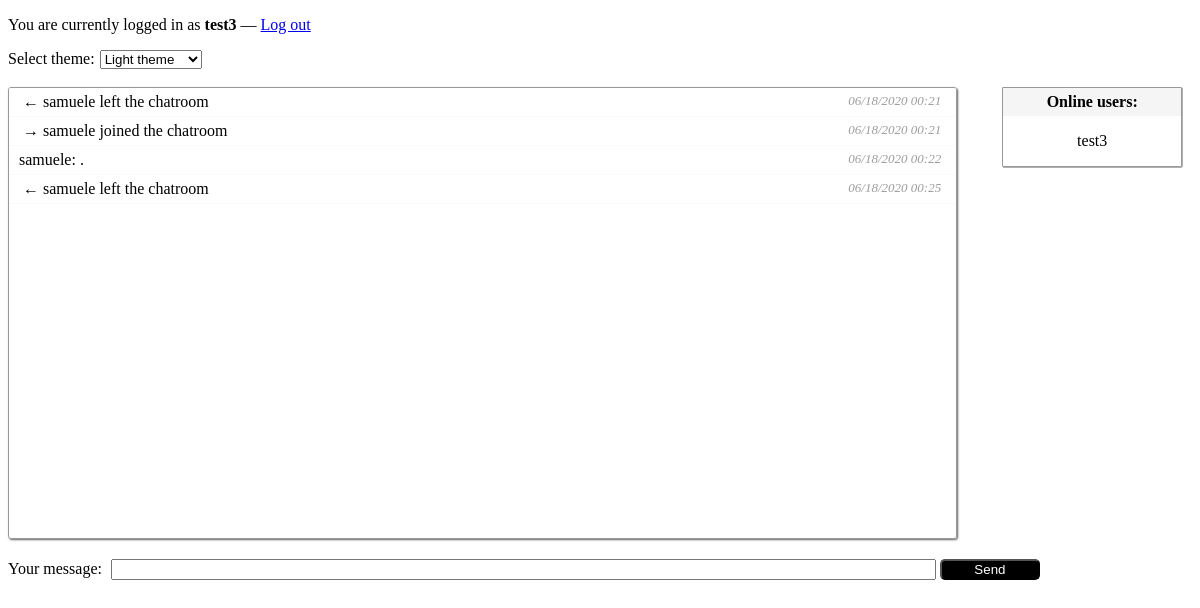
The page /chat/ (signed in) on the database its author committed.
### chat/models.py (models this page shows, shortened)
class Message(models.Model):
	sent_by = models.ForeignKey(User, on_delete=models.CASCADE)
	msg_text = models.TextField()
	timestamp = models.DateTimeField(default=timezone.now) #auto_now_add=True
	is_system_message = models.BooleanField(default=False)
	is_server_message = models.BooleanField(default=False)

class Profile(models.Model):
	of_user = models.ForeignKey(User, on_delete=models.CASCADE)
	selected_colorset = models.ForeignKey(Colorset, on_delete=models.CASCADE, default=1)
	is_online = models.BooleanField(default=False)
	just_left = models.BooleanField(default=False)
	def __str__(self):
		return self.of_user.username

### chat/views.py (the view)
# urls.py: path('', views.chatroom, name='index'),
@login_required
def chatroom(request):
  today = timezone.now().date()
  try:
    colorset = Profile.objects.get(of_user = request.user.pk).selected_colorset
  except Profile.DoesNotExist:
    colorset = Colorset.objects.get(pk=defaultColorSetId).filename
    profile = Profile()
    profile.of_user = request.user
    profile.selected_colorset = Colorset.objects.get(pk=1)
    profile.save()
  colorset_selection = ColorsetForm(initial={'selection': colorset.pk})
  messages = Message.objects.all() #.order_by('timestamp')[:10]
  this_user = Profile.objects.get(of_user=request.user)
  this_user.is_online = True
  this_user.save()
  online_users = Profile.objects.filter(is_online=True)
  return render(request, "chat/chatroom.html", {'messages': messages, 'colorform': colorset_selection, 'today': today, 'colorset': colorset.filename, 'online_users': online_users})

### chat/forms.py
class ColorsetForm(forms.Form):
	selection = forms.ModelChoiceField(label="Select theme", widget=forms.Select(attrs={'style': 'margin-left: 5px', 'onchange': 'this.form.submit()'}), queryset=Colorset.objects.all(), empty_label=None)

### chat/models.py (called while the page is built)
	def __str__(self):
		return self.name

### chat/templates/chat/chatroom.html (shortened to what this page needs)
<!DOCTYPE html>
<html>
	<head>
		{% load static %}
		<link rel="stylesheet" type="text/css" href="{% static 'chat/style.css' %}">
		<link rel="stylesheet" type="text/css" href="{% static colorset %}">
	</head>
	<body>
		<p>You are currently logged in as <b>{{ request.user.username }}</b> &mdash; <a href="/accounts/logout">Log out</a></p>
		<form action="set_theme" method="post">
			{{ colorform.as_table }}
		</form><br />
		<div id="chat_container">
			{% for message in messages %}
					 {% if message.sent_by.pk == request.user.pk %}
					 	<span class="msg your_msg">
					 {% else %}
						<span class="msg others_msg">
					 {% endif %}
					 {% if message.is_server_message == False %}
						 {% if message.is_system_message == True %}
						 	<span class="sys_msg">
							{% if message.msg_text == " joined the chatroom" %}
								&nbsp;&rarr;
							{% endif %}
							{% if message.msg_text == " left the chatroom" %}
								&nbsp;&larr;
							{% endif %}
				 		{% endif %}
						{{ message.sent_by.username }}{% if message.is_system_message == False %}:{% endif %}
					 {% endif %}
					 {{ message.msg_text }}
					 {% if message.is_system_message == True %}
							 </span>
					 {% endif %}
					 <i class="timestamp">
					 {% if message.timestamp.date < today %}
						{{ message.timestamp|date:"m/d/Y" }}
					 {% endif %}
					 {{ message.timestamp|time:"H:i" }}
					 </i>
					 </span>
			{% endfor %}
		</div>
		<div id="online_users">
			<span class="heading">Online users:</span>
			{% for user in online_users %}
				<p id="{{ user }}">{{ user }}</p>
			{% endfor %}
		</div>
		<br />
		<div id="message_input">
			<span>Your message:</span> <input autocomplete="off" type="text" name="msg_text" size="100" style="margin-left: 5px" id="message-input" required="">
			<button id="submit-button">Send</button>
		</div>
		<br />
	</body>
</html>

### chat/static/chat/style.css (style rules this page uses)
.timestamp { font-size: small; float: right; margin-right: 10px }
.msg { padding: 5px 5px 5px 10px; display: block; border-bottom: 1px solid #FAFAFA }
#chat_container { border: 1px solid #989898; border-radius: 3px; -webkit-box-shadow: 1px 1px 2px 0px rgba(50, 50, 50, 0.75); -moz-box-shadow: 1px 1px 2px 0px rgba(50, 50, 50, 0.75); box-shadow: 1px 1px 2px 0px rgba(50, 50, 50, 0.75); height: 450px; overflow-y: auto; float: left; width: 80%; }
#online_users { float: right; margin-right: 10px; border: 1px solid #989898; width: 15%; border-radius: 1px; -webkit-box-shadow: 0.5px 0.5px 0.5px 0px rgba(50, 50, 50, 0.75); -moz-box-shadow: 0.5px 0.5px 0.5px 0px rgba(50, 50, 50, 0.75); box-shadow: 0.5px 0.5px 0.5px 0px rgba(50, 50, 50, 0.75); text-align: center; }
#submit-button { background-color: black; color: white; text-align: center; border-radius: 5px; width: 100px; }
#message_input { float: left; clear: both; margin-top: 20px; }
.heading { display:block; padding: 5px; font-weight: bold; }

### chat/static/colors1.css (style rules this page uses)
.others_msg { background-color: white }
.timestamp { color: #9D9D9D; }
.heading { background-color: whitesmoke; }

### rows shown on the page
Message: sent_by.username "samuele", msg_text "left the chatroom", timestamp "06/18/2020", timestamp "00:21"
Message: sent_by.username "samuele", msg_text "joined the chatroom", timestamp "06/18/2020", timestamp "00:21"
Message: sent_by.username "samuele", msg_text ".", timestamp "06/18/2020", timestamp "00:22"
Message: sent_by.username "samuele", msg_text "left the chatroom", timestamp "06/18/2020", timestamp "00:25"
Profile: of_user.username "test3"

### other values the page prints
{{ request.user.username }} "test3"
